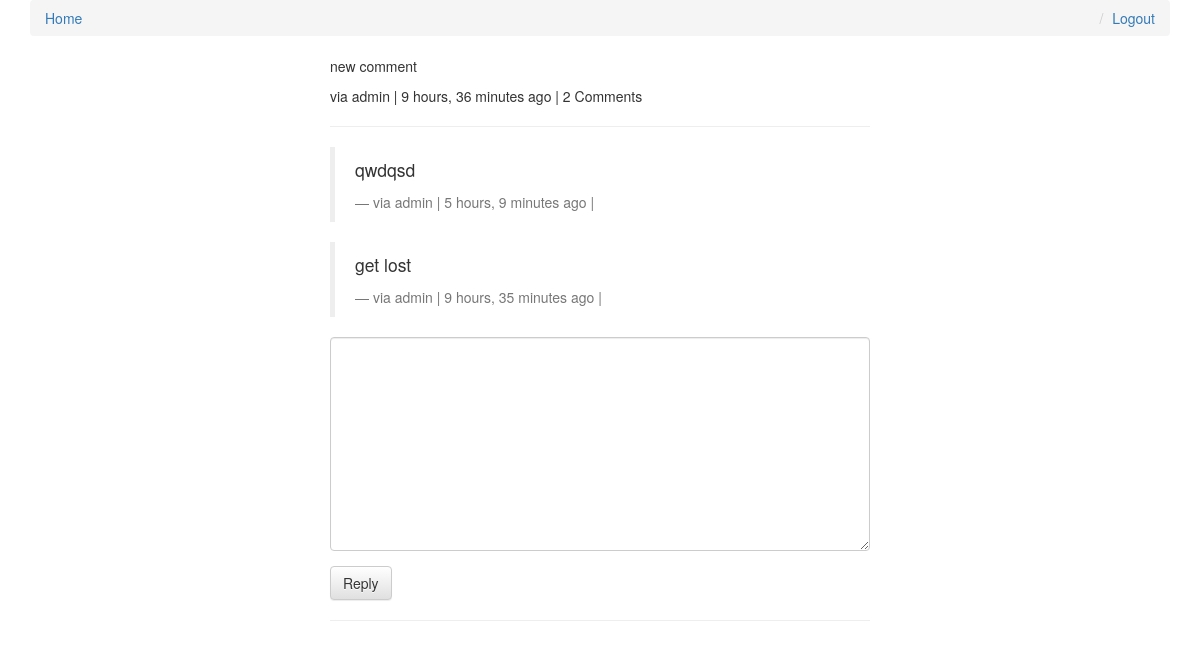
Page /comments/1/ (signed in) on the committed database.
### comments/models.py (models this page shows, shortened)
class Comment(models.Model):
    user        = models.ForeignKey(settings.AUTH_USER_MODEL, default=1)
    content_type = models.ForeignKey(ContentType, on_delete=models.CASCADE)
    object_id = models.PositiveIntegerField()
    content_object = GenericForeignKey('content_type', 'object_id')
    parent      = models.ForeignKey("self", null=True, blank=True)
    content     = models.TextField()
    timestamp   = models.DateTimeField(auto_now_add=True)
    objects = CommentManager()
    class Meta:
        ordering = ['-timestamp']
    def children(self): #replies
        return Comment.objects.filter(parent=self)
    @property
    def is_parent(self):
        if self.parent is not None:
            return False
        return True

### comments/views.py (the view, shortened to what this page needs)
# urls.py: url(r'^(?P<id>\d+)/$', comment_thread, name='thread'),
def comment_thread(request, id):
    try:
        obj = Comment.objects.get(id=id)
    except:
        raise Http404
    if not obj.is_parent:
        obj = obj.parent
    content_object = obj.content_object # Post that the comment is on
    content_id = obj.content_object.id
    initial_data = {
            "content_type": obj.content_type,
            "object_id": obj.object_id
    }
    form = CommentForm(request.POST or None, initial=initial_data)
    context = {
        "comment": obj,
        "form": form,
    }
    return render(request, "comment_thread.html", context)

### comments/forms.py
class CommentForm(forms.Form):
    content_type = forms.CharField(widget=forms.HiddenInput)
    object_id = forms.IntegerField(widget=forms.HiddenInput)
    content = forms.CharField(label='', widget=forms.Textarea)

### templates/comment_thread.html (shortened to what this page needs)
{% extends "base.html" %}
{% load urlify %}
{% load crispy_forms_tags %}
{% block content %}
<div class='col-sm-6 col-sm-offset-3'>
          <p>{{ comment.content }}</p>
          <footer>via {{ comment.user }} | {{ comment.timestamp|timesince }} ago | {% if comment.children.count > 0 %}{{ comment.children.count }} Comment{% if comment.children.count > 1 %}s{% endif %} {% endif %} </footer>
          <hr/>
          <div>
              {% for child_comment in comment.children %}
                <blockquote>
                <p>{{ child_comment.content }}</p>
                <footer>via {{ child_comment.user }} | {{ child_comment.timestamp|timesince }} ago | {% if request.user == child_comment.user %}<a href='{{ child_comment.get_delete_url }}'>Delete</a>{% endif %}</footer>
                </blockquote>
             {% endfor %}
             {% if request.user.is_authenticated %}
            <form method="POST" action="."> {% csrf_token %}
                {{ form|crispy }}
                <input type='submit' value='Reply' class='btn btn-default'>
            </form>
            {% else %}
            <p>You must login to comment </p>
            {% endif %}
        </div>
        <hr/>
</div>
{% endblock content %}

### rows in the picture
Comment: content "new comment", user "admin", timestamp "9 hours, 36 minutes", children.count "2"
Comment: content "qwdqsd", user "admin", timestamp "5 hours, 9 minutes"
Comment: content "get lost", user "admin", timestamp "9 hours, 35 minutes"
